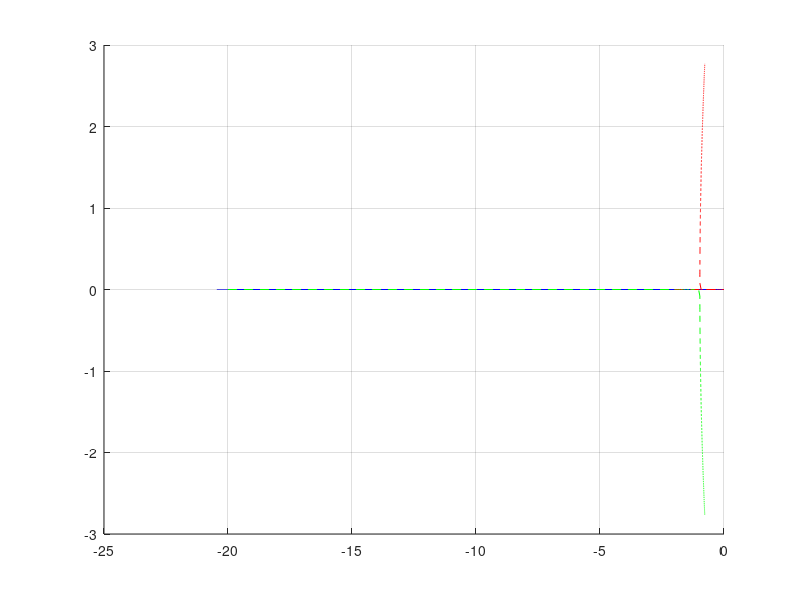

This figure's MATLAB source: (Note: this script raises an error after producing the figure.)
clear
clc
close all

%% variables
g = 9.81;

Ix = 5.8e-5;
Iy = 7.2e-5;
Iz = 1.0e-4;

lambda1 = -2; % rad/s (-1/0.5s)
lambda2 = -20; % rad/s (dominate lambda1)

K2_I = (lambda1 * lambda2);
K1_I = -(lambda1 + lambda2);

%{
Lc = -K1p - K2phi + K3(Vref - V)
vdot = gphi
phidot = p
pdot = -K2_Iphi + K1_Ip + K2_Iphi(K3(Vref - V))

A_lat = [0,         g,      0; 
         0,         0,      1; 
     -K2_I*K3,   -K2_I,   -K1_I];

A_long = [0,         -g,      0;    note negative g
         0,         0,      1; 
     -K2_I*K3,   -K2_I,   -K1_I];

K3lat = -K3long

max time constant = 1.25 sec -> -0.8 rad
%}

%% Root Locus
% run K3 from 0 to 0.1 and gather eigenvalues
K3_test = linspace(0, 1e-3, 1000);
eigs_lat = zeros(3, length(K3_test));

is_real = zeros(1, length(K3_test)); % used later to find most optimal k3

for i = 1:length(K3_test)
    K3 = K3_test(i);
    
    A_lat = [0,         g,      0; 
             0,         0,      1; 
         -K3/Ix,   -K2_I,   -K1_I];

         
    % calculate eigenvalues
    eigs_lat(:, i) = eig(A_lat);
    is_real(i) = isreal(eigs_lat(:, i));
end

%% find best K3

% find range of valid k3 (time const (-0.8) to max)
valid_idx = find(is_real & max(real(eigs_lat)) <= -0.8);
K3_min = K3_test(valid_idx(1));
K3_max = K3_test(valid_idx(end));

% find poles and time const and K3(max)
opt_poles = eigs_lat(:, valid_idx(end)); % pull eigenvalues

dom_pole = max(real(opt_poles)); % dominant is largest pole

tau = -1 / dom_pole; % time constant

K3_lat_opt = K3_max; % pull k3 value with index
K3_long_opt = -K3_max; % long calc

%% Locus plot
%{
good poles are the tiny horizontal line between the max time constant(0.8)
and when the pole locuses split 0.96-98. This translates to a K3 range of
0.0470 to 0.0484 with curr vals. Optimal is the max at 0.0484
%}

figure()
hold on
grid on

% plot root locus
plot(real(eigs_lat(1,:)), imag(eigs_lat(1,:)), 'b', 'DisplayName', 'Pole 1 Locus');
plot(real(eigs_lat(2,:)), imag(eigs_lat(2,:)), 'r--', 'DisplayName', 'Pole 2 Locus');
plot(real(eigs_lat(3,:)), imag(eigs_lat(3,:)), 'g--', 'DisplayName', 'Pole 3 Locus');
% plot max time constant
xline(-0.8, 'k','LineWidth',1.5, 'DisplayName','Max Time Constant');


title('Root Locus Varying K3');
xlabel('Real Axis (rad/s)');
ylabel('Imaginary Axis (rad/s)');
legend('Location', 'best');
hold off;
